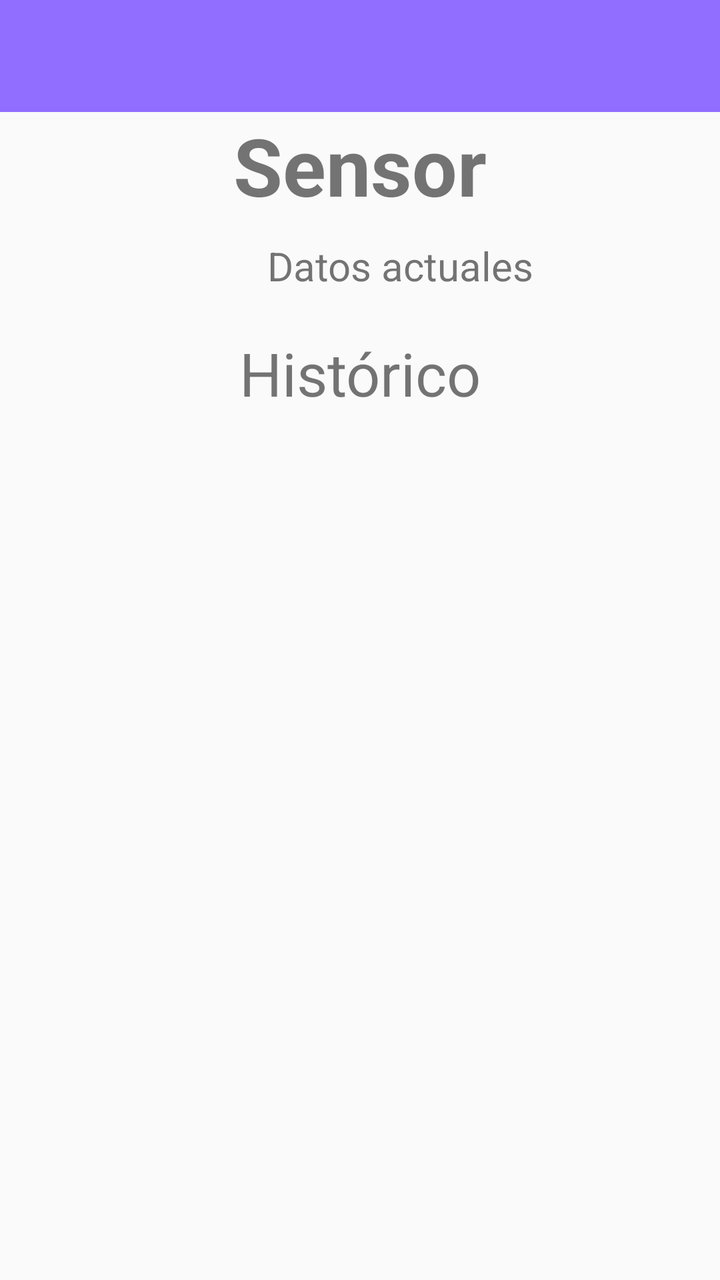
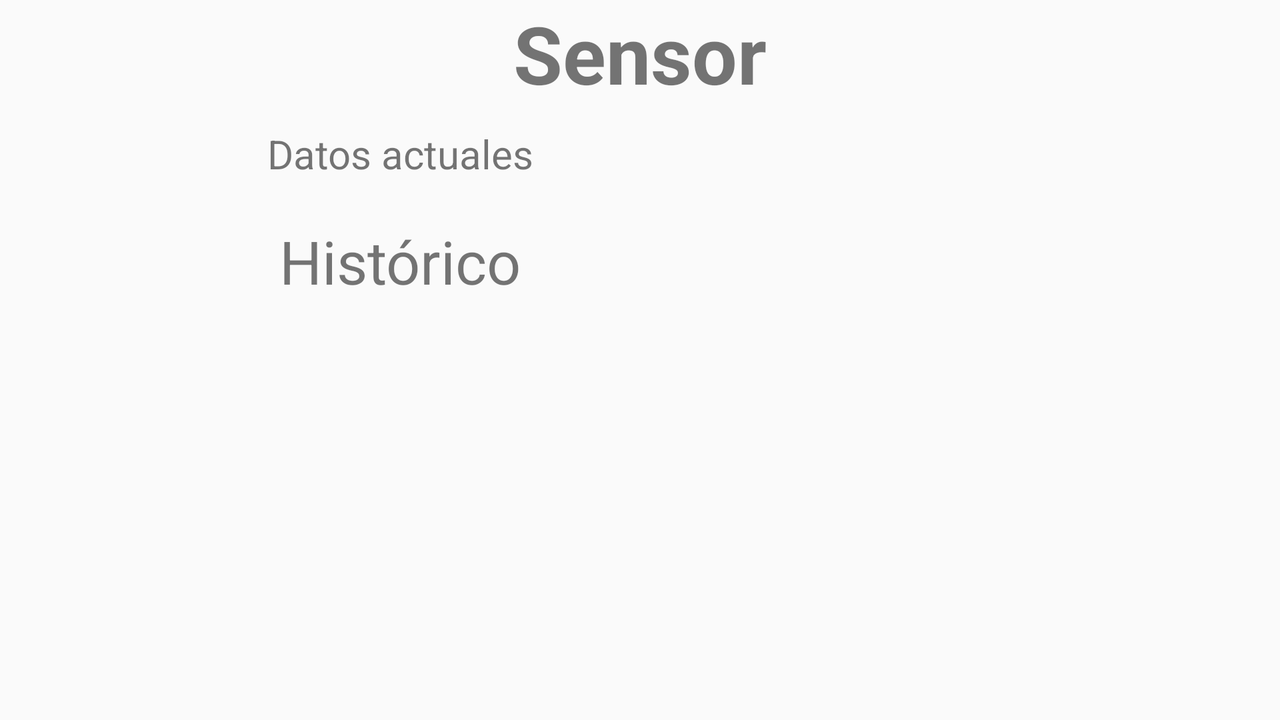

First picture: res/layout/ on a phone held upright. Second picture: the repository's own variant of that layout, on a device whose configuration matches the variant's folder. Source for both follows.
<!-- AndroidManifest.xml: application theme AppTheme -->
<!-- res/layout/fragment_detalle_sensor.xml -->
<?xml version="1.0" encoding="utf-8"?>
<LinearLayout xmlns:android="http://schemas.android.com/apk/res/android"
    xmlns:tools="http://schemas.android.com/tools"
    android:layout_width="match_parent"
    android:layout_height="match_parent"
    android:orientation="vertical"
    tools:context=".Fragment.DetalleSensorFragment">

    <android.support.v7.widget.Toolbar
        android:id="@+id/toolbar"
        android:layout_width="match_parent"
        android:layout_height="?attr/actionBarSize"
        android:background="@color/lila" />

    <TextView
        android:id="@+id/tituloSensor"
        android:layout_width="wrap_content"
        android:layout_height="wrap_content"
        android:text="@string/sensor"
        android:textSize="40dp"
        android:textStyle="bold"
        android:layout_gravity="center"
        android:layout_marginBottom="10dp"/>

    <TextView
        android:id="@+id/datosActualesSensor"
        android:layout_width="380dp"
        android:layout_height="wrap_content"
        android:text="@string/datos_act"
        android:textSize="20dp"
        android:gravity="center"
        android:layout_marginLeft="10dp"
        android:layout_marginBottom="20dp"/>

    <TextView
        android:layout_width="match_parent"
        android:layout_height="wrap_content"
        android:text="@string/historico"
        android:textSize="30dp"
        android:gravity="center" />

    <FrameLayout
        android:layout_width="match_parent"
        android:layout_height="wrap_content">
    <android.support.v7.widget.RecyclerView
        android:id="@+id/recyclerIDSensorDetalle"
        android:layout_width="match_parent"
        android:layout_height="wrap_content">

    </android.support.v7.widget.RecyclerView>
        <LinearLayout
            android:layout_width="match_parent"
            android:layout_height="wrap_content"
            android:orientation="vertical"
            android:layout_gravity="center">
            <ImageView
                android:id="@+id/idImagenAlerta"
                android:layout_width="wrap_content"
                android:layout_height="wrap_content"
                android:layout_gravity="center"
                android:src="@mipmap/ic_alert_foreground"
                android:layout_marginTop="100dp"
                android:visibility="invisible"/>
            <TextView
                android:id="@+id/sms_lista_vacia"
                android:layout_width="match_parent"
                android:layout_height="match_parent"
                android:layout_gravity="center"
                android:text=""
                android:textSize="20dp"
                android:gravity="center"
                android:layout_marginTop="-20dp"
                android:visibility="invisible"/>

        </LinearLayout>
    </FrameLayout>



</LinearLayout>
<!-- resources referenced by this layout -->
<resources>
  <color name="lila">#916eff</color>
  <!-- mipmap ic_alert_foreground: png bitmap (mipmap-hdpi, 3494 bytes) -->
  <string name="datos_act">Datos actuales</string>
  <string name="historico">Histórico</string>
  <string name="sensor">Sensor</string>
  <style name="AppTheme" parent="Theme.AppCompat.Light.DarkActionBar">
          
          <item name="colorPrimary">@color/lila</item>
          <item name="colorPrimaryDark">@color/lila_claro</item>
          <item name="colorAccent">@color/colorAccent</item>
      </style>
  <color name="lila_claro">#b39afd</color>
</resources>
<!-- res/layout-land/fragment_detalle_sensor.xml (the repository's variant of the layout above) -->
<!-- drawn on the phone turned sideways -->
<?xml version="1.0" encoding="utf-8"?>
<LinearLayout xmlns:android="http://schemas.android.com/apk/res/android"
    xmlns:tools="http://schemas.android.com/tools"
    android:layout_width="match_parent"
    android:layout_height="match_parent"
    android:orientation="vertical"
    tools:context=".Fragment.DetalleSensorFragment">

    <TextView
        android:id="@+id/tituloSensor"
        android:layout_width="wrap_content"
        android:layout_height="wrap_content"
        android:text="@string/sensor"
        android:textSize="40dp"
        android:textStyle="bold"
        android:layout_gravity="center"
        android:layout_marginBottom="10dp"/>

    <TextView
        android:id="@+id/datosActualesSensor"
        android:layout_width="380dp"
        android:layout_height="wrap_content"
        android:text="@string/datos_act"
        android:textSize="20dp"
        android:gravity="center"
        android:layout_marginLeft="10dp"
        android:layout_marginBottom="20dp"/>

    <TextView
        android:layout_width="380dp"
        android:layout_height="wrap_content"
        android:layout_marginLeft="10dp"
        android:text="@string/historico"
        android:textSize="30dp"
        android:gravity="center" />

    <FrameLayout
        android:layout_width="match_parent"
        android:layout_height="wrap_content">
    <android.support.v7.widget.RecyclerView
        android:id="@+id/recyclerIDSensorDetalle"
        android:layout_width="match_parent"
        android:layout_height="wrap_content">

    </android.support.v7.widget.RecyclerView>
        <LinearLayout
            android:layout_width="match_parent"
            android:layout_height="wrap_content"
            android:orientation="vertical"
            android:layout_gravity="center">
            <TextView
                android:id="@+id/sms_lista_vacia"
                android:layout_width="match_parent"
                android:layout_height="match_parent"
                android:layout_gravity="center"
                android:text=""
                android:gravity="center"
                android:layout_marginTop="100dp"
                android:visibility="invisible"/>
            <ImageView
                android:id="@+id/idImagenAlerta"
                android:layout_width="wrap_content"
                android:layout_height="wrap_content"
                android:layout_gravity="center"
                android:layout_marginTop="-20dp"
                android:src="@mipmap/ic_alert_foreground"
                android:visibility="invisible"/>
        </LinearLayout>
    </FrameLayout>



</LinearLayout>
<!-- resources referenced by the variant -->
<!-- as the phone turned sideways resolves them -->
<resources>
  <!-- mipmap ic_alert_foreground: png bitmap (mipmap-hdpi, 3494 bytes) -->
  <string name="datos_act">Datos actuales</string>
  <string name="historico">Histórico</string>
  <string name="sensor">Sensor</string>
  <style name="AppTheme" parent="Theme.AppCompat.Light.DarkActionBar">
          
          <item name="colorPrimary">@color/lila</item>
          <item name="colorPrimaryDark">@color/lila_claro</item>
          <item name="colorAccent">@color/colorAccent</item>
      </style>
  <color name="lila">#916eff</color>
  <color name="lila_claro">#b39afd</color>
</resources>
